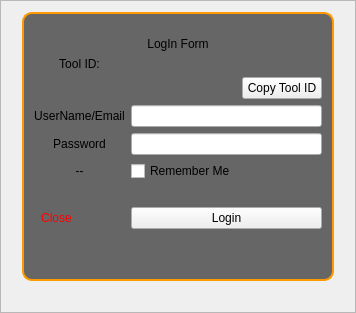
     <widget class="QFrame" name="loginFrame">
      <property name="enabled">
       <bool>true</bool>
      </property>
      <property name="sizePolicy">
       <sizepolicy hsizetype="Minimum" vsizetype="Preferred">
        <horstretch>0</horstretch>
        <verstretch>0</verstretch>
       </sizepolicy>
      </property>
      <property name="styleSheet">
       <string notr="true">#loginFrame {   
	border-image: url(:/pics/logo round.png);
}</string>
      </property>
      <property name="frameShape">
       <enum>QFrame::StyledPanel</enum>
      </property>
      <property name="frameShadow">
       <enum>QFrame::Raised</enum>
      </property>
      <layout class="QHBoxLayout" name="horizontalLayout_2">
       <item>
        <spacer name="horizontalSpacer_8">
         <property name="orientation">
          <enum>Qt::Horizontal</enum>
         </property>
         <property name="sizeType">
          <enum>QSizePolicy::Preferred</enum>
         </property>
         <property name="sizeHint" stdset="0">
          <size>
           <width>10</width>
           <height>20</height>
          </size>
         </property>
        </spacer>
       </item>
       <item>
        <layout class="QVBoxLayout" name="verticalLayout_7">
         <item>
          <widget class="QGroupBox" name="loginGroup">
           <property name="styleSheet">
            <string notr="true">#loginGroup {
	border:2px solid rgb(255, 153, 0);
	border-radius:10px; 
	background-color: rgba(88, 88, 88, 230); 
}</string>
           </property>
           <property name="title">
            <string/>
           </property>
           <layout class="QVBoxLayout" name="verticalLayout_6">
            <item>
             <layout class="QVBoxLayout" name="verticalLayout_4">
              <item>
               <spacer name="verticalSpacer">
                <property name="orientation">
                 <enum>Qt::Vertical</enum>
                </property>
                <property name="sizeType">
                 <enum>QSizePolicy::Preferred</enum>
                </property>
                <property name="sizeHint" stdset="0">
                 <size>
                  <width>20</width>
                  <height>10</height>
                 </size>
                </property>
               </spacer>
              </item>
              <item>
               <widget class="QLabel" name="label_9">
                <property name="styleSheet">
                 <string notr="true">font: 800 18pt &quot;Comic Sans MS&quot;;</string>
                </property>
                <property name="text">
                 <string>LogIn Form</string>
                </property>
                <property name="alignment">
                 <set>Qt::AlignCenter</set>
                </property>
               </widget>
              </item>
              <item>
               <layout class="QGridLayout" name="gridLayout_3">
                <item row="4" column="1" colspan="2">
                 <widget class="QLineEdit" name="txt_UsernameEmail">
                  <property name="sizePolicy">
                   <sizepolicy hsizetype="Expanding" vsizetype="Expanding">
                    <horstretch>0</horstretch>
                    <verstretch>0</verstretch>
                   </sizepolicy>
                  </property>
                  <property name="text">
                   <string/>
                  </property>
                 </widget>
                </item>
                <item row="7" column="0">
                 <widget class="QLabel" name="lbl_loginServerStatus">
                  <property name="sizePolicy">
                   <sizepolicy hsizetype="Preferred" vsizetype="Expanding">
                    <horstretch>0</horstretch>
                    <verstretch>0</verstretch>
                   </sizepolicy>
                  </property>
                  <property name="text">
                   <string>--</string>
                  </property>
                  <property name="alignment">
                   <set>Qt::AlignCenter</set>
                  </property>
                 </widget>
                </item>
                <item row="8" column="0">
                 <widget class="QLabel" name="label_47">
                  <property name="sizePolicy">
                   <sizepolicy hsizetype="Preferred" vsizetype="Expanding">
                    <horstretch>0</horstretch>
                    <verstretch>0</verstretch>
                   </sizepolicy>
                  </property>
                  <property name="text">
                   <string/>
                  </property>
                  <property name="alignment">
                   <set>Qt::AlignCenter</set>
                  </property>
                 </widget>
                </item>
                <item row="5" column="0">
                 <widget class="QLabel" name="label_8">
                  <property name="sizePolicy">
                   <sizepolicy hsizetype="Preferred" vsizetype="Expanding">
                    <horstretch>0</horstretch>
                    <verstretch>0</verstretch>
                   </sizepolicy>
                  </property>
                  <property name="text">
                   <string>Password</string>
                  </property>
                  <property name="alignment">
                   <set>Qt::AlignCenter</set>
                  </property>
                 </widget>
                </item>
                <item row="1" column="2">
                 <widget class="QPushButton" name="pb_CopyUniqueID">
                  <property name="sizePolicy">
                   <sizepolicy hsizetype="Minimum" vsizetype="Preferred">
                    <horstretch>0</horstretch>
                    <verstretch>0</verstretch>
                   </sizepolicy>
                  </property>
                  <property name="text">
                   <string>Copy Tool ID</string>
                  </property>
                 </widget>
                </item>
                <item row="1" column="0">
                 <widget class="QLabel" name="label_45">
                  <property name="sizePolicy">
                   <sizepolicy hsizetype="Preferred" vsizetype="Expanding">
                    <horstretch>0</horstretch>
                    <verstretch>0</verstretch>
                   </sizepolicy>
                  </property>
                  <property name="text">
                   <string/>
                  </property>
                  <property name="alignment">
                   <set>Qt::AlignCenter</set>
                  </property>
                 </widget>
                </item>
                <item row="0" column="0">
                 <widget class="QLabel" name="label_44">
                  <property name="sizePolicy">
                   <sizepolicy hsizetype="Preferred" vsizetype="Expanding">
                    <horstretch>0</horstretch>
                    <verstretch>0</verstretch>
                   </sizepolicy>
                  </property>
                  <property name="text">
                   <string>Tool ID:</string>
                  </property>
                  <property name="alignment">
                   <set>Qt::AlignCenter</set>
                  </property>
                 </widget>
                </item>
                <item row="7" column="1">
                 <widget class="QCheckBox" name="chck_LoginRememberMe">
                  <property name="text">
                   <string>Remember Me</string>
                  </property>
                 </widget>
                </item>
                <item row="4" column="0">
                 <widget class="QLabel" name="label_7">
                  <property name="sizePolicy">
                   <sizepolicy hsizetype="Preferred" vsizetype="Expanding">
                    <horstretch>0</horstretch>
                    <verstretch>0</verstretch>
                   </sizepolicy>
                  </property>
                  <property name="text">
                   <string>UserName/Email</string>
                  </property>
                  <property name="alignment">
                   <set>Qt::AlignCenter</set>
                  </property>
                 </widget>
                </item>
                <item row="0" column="1" colspan="2">
                 <widget class="QLabel" name="lbl_SystemID">
                  <property name="sizePolicy">
                   <sizepolicy hsizetype="Preferred" vsizetype="Expanding">
                    <horstretch>0</horstretch>
                    <verstretch>0</verstretch>
                   </sizepolicy>
                  </property>
                  <property name="text">
                   <string/>
                  </property>
                  <property name="alignment">
                   <set>Qt::AlignCenter</set>
                  </property>
                 </widget>
                </item>
                <item row="5" column="1" colspan="2">
                 <widget class="QLineEdit" name="txt_Password">
                  <property name="sizePolicy">
                   <sizepolicy hsizetype="Expanding" vsizetype="Expanding">
                    <horstretch>0</horstretch>
                    <verstretch>0</verstretch>
                   </sizepolicy>
                  </property>
                  <property name="text">
                   <string/>
                  </property>
                  <property name="echoMode">
                   <enum>QLineEdit::Password</enum>
                  </property>
                 </widget>
                </item>
                <item row="10" column="1" colspan="2">
                 <widget class="QPushButton" name="pb_Login">
                  <property name="sizePolicy">
                   <sizepolicy hsizetype="Minimum" vsizetype="Expanding">
                    <horstretch>0</horstretch>
                    <verstretch>0</verstretch>
                   </sizepolicy>
                  </property>
                  <property name="text">
                   <string>Login</string>
                  </property>
                 </widget>
                </item>
                <item row="10" column="0">
                 <widget class="QPushButton" name="pb_Close_2">
                  <property name="sizePolicy">
                   <sizepolicy hsizetype="Fixed" vsizetype="Fixed">
                    <horstretch>0</horstretch>
                    <verstretch>0</verstretch>
                   </sizepolicy>
                  </property>
                  <property name="maximumSize">
                   <size>
                    <width>16777215</width>
                    <height>16777215</height>
                   </size>
                  </property>
                  <property name="styleSheet">
                   <string notr="true">font:800 26pt &quot;Arial&quot;;
font: 800 14pt &quot;Tahoma&quot;;
border: 2px solid #666;
background-color:transparent;
color:red;
padding-left:5px;
padding-right:5px;
padding-bottom:0px; </string>
                  </property>
                  <property name="text">
                   <string>Close</string>
                  </property>
                 </widget>
                </item>
               </layout>
              </item>
              <item>
               <spacer name="verticalSpacer_2">
                <property name="orientation">
                 <enum>Qt::Vertical</enum>
                </property>
                <property name="sizeType">
                 <enum>QSizePolicy::Preferred</enum>
                </property>
                <property name="sizeHint" stdset="0">
                 <size>
                  <width>20</width>
                  <height>10</height>
                 </size>
                </property>
               </spacer>
              </item>
              <item>
               <widget class="QLabel" name="lbl_LoginResults">
                <property name="styleSheet">
                 <string notr="true">padding:5px;</string>
                </property>
                <property name="text">
                 <string/>
                </property>
                <property name="wordWrap">
                 <bool>true</bool>
                </property>
               </widget>
              </item>
             </layout>
            </item>
           </layout>
          </widget>
         </item>
         <item>
          <widget class="QLabel" name="lbl_Version">
           <property name="sizePolicy">
            <sizepolicy hsizetype="Preferred" vsizetype="Fixed">
             <horstretch>0</horstretch>
             <verstretch>0</verstretch>
            </sizepolicy>
           </property>
           <property name="text">
            <string/>
           </property>
           <property name="alignment">
            <set>Qt::AlignRight|Qt::AlignTrailing|Qt::AlignVCenter</set>
           </property>
          </widget>
         </item>
        </layout>
       </item>
       <item>
        <spacer name="horizontalSpacer_9">
         <property name="orientation">
          <enum>Qt::Horizontal</enum>
         </property>
         <property name="sizeType">
          <enum>QSizePolicy::Preferred</enum>
         </property>
         <property name="sizeHint" stdset="0">
          <size>
           <width>10</width>
           <height>20</height>
          </size>
         </property>
        </spacer>
       </item>
      </layout>
     </widget>
